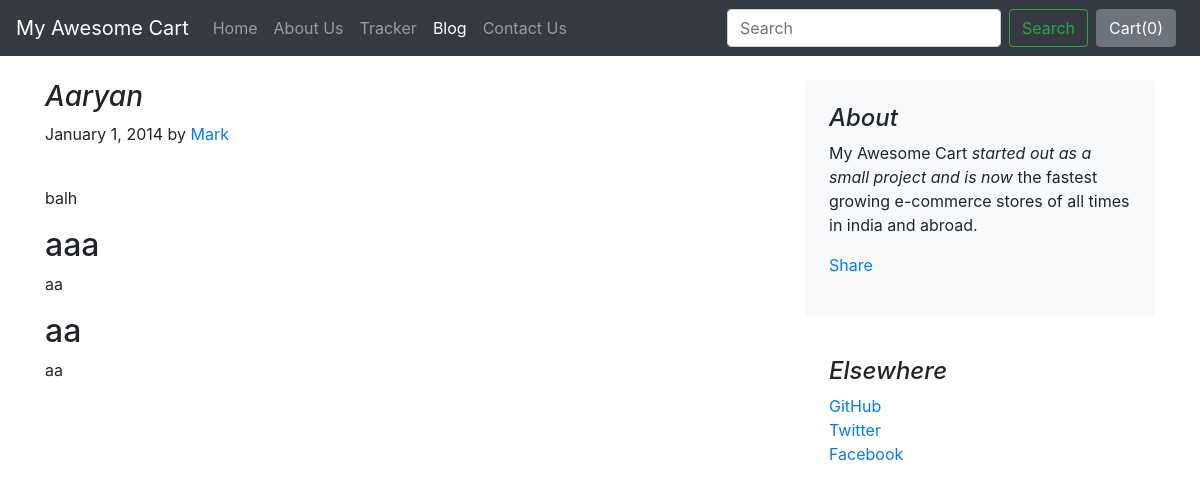
The page /blog/blogpost/1 on the database its author committed.
### blog/models.py (models this page shows)
class Blogpost(models.Model):
    post_id = models.AutoField(primary_key=True)
    title = models.CharField(max_length=50)
    head0 = models.CharField(max_length=500, default="")
    chead0 = models.CharField(max_length=5000, default="")
    head1 = models.CharField(max_length=500, default="")
    chead1 = models.CharField(max_length=5000, default="")
    head2 = models.CharField(max_length=500, default="")
    chead2 = models.CharField(max_length=5000, default="")
    pub_date = models.DateField()
    thumbnail = models.ImageField(upload_to='shop/images', default="")
    def __str__(self):
        return self.title

### blog/views.py (the view)
# urls.py: path("blogpost/<int:id>", views.blogpost, name="blogHome")
def blogpost(request, id):
    post = Blogpost.objects.filter(post_id = id)[0]
    print(post)
    return render(request, 'blog/blogpost.html',
                  {'post':post})

### blog/templates/blog/blogpost.html (shortened to what this page needs)
{% extends 'blog/basic.html' %}
{% block body %}
<div class="container">
    <div class="row mt-4">
        <div class="col-md-8 blog-main">
            <h3 class="font-italic">
                {{post.title}}
            </h3>
            <div class="blog-post">
                <p class="blog-post-meta">January 1, 2014 by <a href="#">Mark</a></p>
                <div class="fb-like" data-href="http://127.0.0.1:8000/blog/blogpost/{{post.post_id}}" data-layout="standard" data-action="like" data-size="large" data-show-faces="false" data-share="true"></div><br>
                <p>{{post.chead0}}</p>
                <h2>{{post.head1}}</h2>
                <p>{{post.chead1}}</p>
                <h2>{{post.head2}}</h2>
                <p>{{post.chead2}}</p>
            </div>
        </div>
        <aside class="col-md-4 blog-sidebar">
            <div class="p-4 mb-3 bg-light rounded">
                <h4 class="font-italic">About</h4>
                <p class="mb-0">My Awesome Cart <em>started out as a small project and is now</em> the fastest growing e-commerce stores of all times in india and abroad.</p>
                <div class="my-3 fb-share-button" data-href="http://127.0.0.1:8000/blog/blogpost/{{post.post_id}}" data-layout="button_count" data-size="large"><a target="_blank" href="https://www.facebook.com/sharer/sharer.php?u=http%3A%2F%2F127.0.0.1%3A8000%2Fblog%2Fblogpost%2F4&src=sdkpreparse" class="fb-xfbml-parse-ignore">Share</a></div>
            </div>
            <div class="p-4">
                <h4 class="font-italic">Elsewhere</h4>
                <ol class="list-unstyled">
                    <li><a href="#">GitHub</a></li>
                    <li><a href="#">Twitter</a></li>
                    <li><a href="#">Facebook</a></li>
                </ol>
            </div>
        </aside>
    </div>
</div>
{% endblock %}

### rows shown on the page
Blogpost: title "Aaryan", chead0 "balh", head1 "aaa", chead1 "aa", head2 "aa", chead2 "aa"
